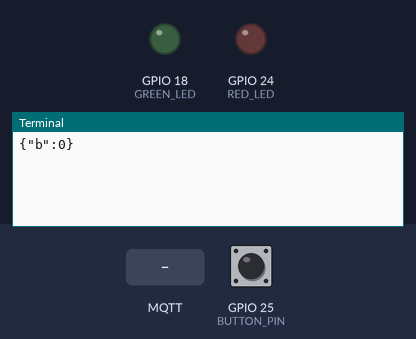
Recording of a program running on a simulated Raspberry Pi (BCM pin numbers). Parts: output pins drawn as LEDs (lit = HIGH), the last lines printed to the terminal. Inputs (shaded band) come from the test bench; at power-on: GPIO 25 (BUTTON_PIN) LOW. No MQTT or app messages arrive unless stated.

Above: at 3.3 s.
3.4 s: MQTT message "1" arrives on the first subscribed topic
At 4.6 s:
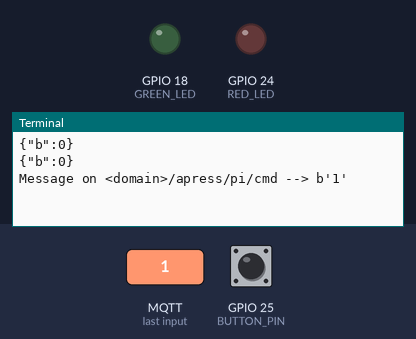
5.6 s: MQTT message "on" arrives on the first subscribed topic
At 6.1 s:
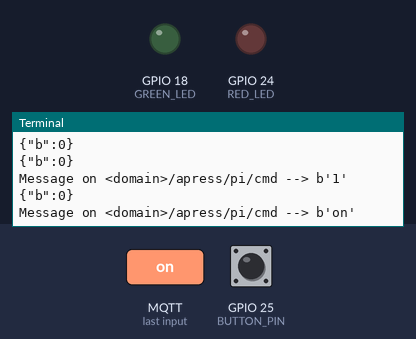
7.1 s: MQTT message "off" arrives on the first subscribed topic
At 7.9 s:
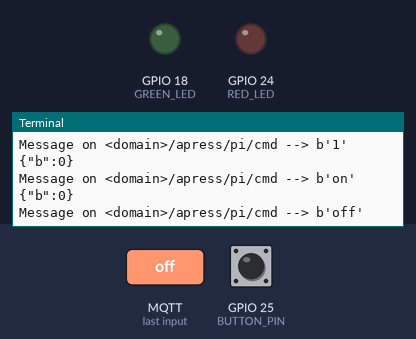

Measured:
- after the input at 3.4 s, the terminal: prints a new line after 0.75 s (image 1)
- after the input at 5.6 s, the terminal: prints a new line at once (image 2)
- after the input at 7.1 s, the terminal: prints a new line at once (image 3)

The program:

SimpleRaspberryPiExample.py
```python
#!/usr/bin/python
import paho.mqtt.client as mqtt
from time import sleep
import RPi.GPIO as GPIO

user = '<User ID Here>'
key = '<Token Here>'

# this method is called anytime a message is received on a subscribed topic
def on_message(client, obj, msg):
  print("Message on " + msg.topic + " --> " + str(msg.payload))
  if str(msg.payload) == "{\"g\":1}":
    GPIO.output(GREEN_LED, True)
  if str(msg.payload) == "{\"r\":1}":
    GPIO.output(RED_LED, True)
  if str(msg.payload) == "{\"g\":0}":
    GPIO.output(GREEN_LED, False)
  if str(msg.payload) == "{\"r\":0}":
    GPIO.output(RED_LED, False)

# setup GPIO pins
GPIO.setmode(GPIO.BCM)
GREEN_LED = 18
RED_LED = 24
BUTTON_PIN = 25
GPIO.setup(GREEN_LED, GPIO.OUT)
GPIO.setup(RED_LED, GPIO.OUT)
GPIO.output(GREEN_LED, False)
GPIO.output(RED_LED, False)
GPIO.setup(BUTTON_PIN, GPIO.IN)

# create MQTT client
client = mqtt.Client("iotbook-pi")
client.on_message = on_message
client.username_pw_set(user, key)
client.loop()

# connect to 2lemetry platform
client.connect("q.m2m.io", 1883, 60)
client.loop()

# subscribe to command topic
client.subscribe("<domain>/apress/pi/cmd", 0)
client.loop()

try:
  while(True):
    if (GPIO.input(BUTTON_PIN) == True):
      pub_str = "{\"b\":1}"
    else:
      pub_str = "{\"b\":0}"
    print pub_str
    client.publish("<domain>/apress/pi", pub_str)
    client.loop()
    sleep(1)
finally:
  # disconnect client
  client.disconnect()
  # cleanup GPIO
  GPIO.cleanup()
```
